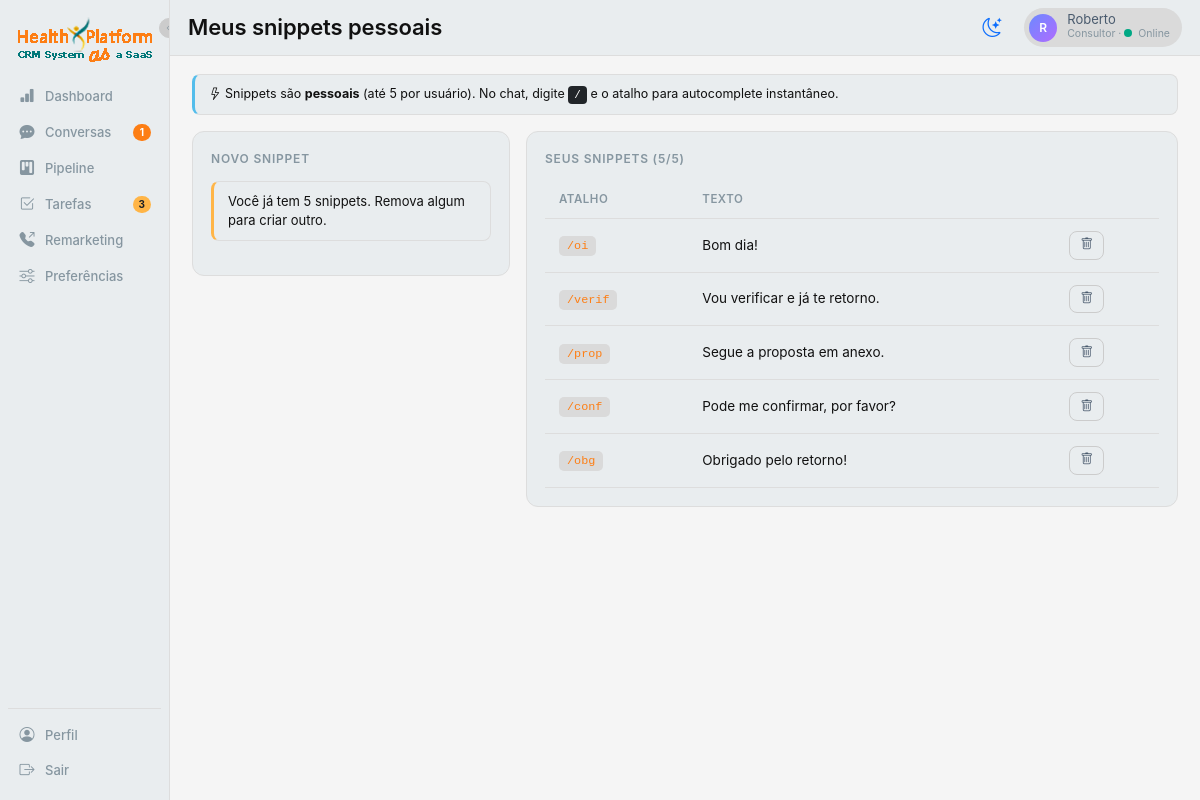
The app's page /snippets (signed in) with its own data.
### app.py (models this page shows, shortened)
class User(db.Model):
    __tablename__ = 'users'
    id = db.Column(db.Integer, primary_key=True)
    name = db.Column(db.String(120), nullable=False)
    email = db.Column(db.String(120), unique=True, nullable=False)
    password_hash = db.Column(db.String(255), nullable=False)
    role = db.Column(db.String(20), default='consultor')  # master | admin | coordenador | lider | consultor
    weekly_quota = db.Column(db.Integer, default=20)
    is_online = db.Column(db.Boolean, default=True)
    is_active = db.Column(db.Boolean, default=True)
    is_blocked = db.Column(db.Boolean, default=False)  # bloqueado por master/coordenador (não recebe lead, não envia msg)
    blocked_reason = db.Column(db.String(255), default='')
    created_at = db.Column(db.DateTime, default=datetime.utcnow)
    manager_id = db.Column(db.Integer, db.ForeignKey('users.id'))
    manager = db.relationship('User', remote_side=[id], backref='subordinados')
    favorite_templates = db.Column(db.String(255), default='')  # ids separados por vírgula (max 3)
    favorite_followups = db.Column(db.String(255), default='')  # ids separados por vírgula (max 5)
    cadence_per_day = db.Column(db.Integer, default=2)        # quantos FUPs por dia (1-4)
    cadence_days = db.Column(db.Integer, default=3)           # quantos dias mantém cadência (1-3)
    cadence_interval_hours = db.Column(db.Integer, default=3) # intervalo mínimo entre FUPs no mesmo dia

class Snippet(db.Model):
    __tablename__ = 'snippets'
    id = db.Column(db.Integer, primary_key=True)
    user_id = db.Column(db.Integer, db.ForeignKey('users.id'), nullable=False)
    shortcut = db.Column(db.String(30), nullable=False)  # ex: /oi
    body = db.Column(db.Text, nullable=False)
    created_at = db.Column(db.DateTime, default=datetime.utcnow)
    user = db.relationship('User', backref='snippets')

### app.py (the view, shortened to what this page needs)
@app.route('/snippets', methods=['GET', 'POST'])
@login_required
def snippets():
    u = current_user()
    user_snippets = Snippet.query.filter_by(user_id=u.id).all()
    return render_template('snippets.html', snippets=user_snippets)

### app.py (called while the page is built)
def current_user():
    uid = session.get('user_id')
    if not uid:
        return None
    return db.session.get(User, uid)

def login_required(f):
    @wraps(f)
    def wrap(*args, **kwargs):
        if not session.get('user_id'):
            return redirect(url_for('login'))
        return f(*args, **kwargs)
    return wrap

def filter_leads_by_visibility(query, user):
    if user.role == 'master':
        return query
    if user.role == 'coordenador':
        return query.filter(Lead.owner_id.in_(visible_user_ids(user)))
    if user.role == 'lider':
        return query.filter(db.false())
    if user.role == 'admin':
        return query
    return query.filter(Lead.owner_id == user.id)

### templates/snippets.html (shortened to what this page needs)
{% extends 'base.html' %}
{% set active_nav = 'snippets' %}
{% block page_title %}Meus snippets pessoais{% endblock %}
{% block content %}
<div class="alert alert-info mb-3" style="font-size:12.5px;">
  <i class="bi bi-lightning"></i>
  Snippets são <b>pessoais</b> (até 5 por usuário). No chat, digite <kbd>/</kbd> e o atalho para autocomplete instantâneo.
</div>
<div class="row g-3">
  <div class="col-lg-4">
    <div class="card-x">
      <div class="card-title">Novo snippet</div>
      {% if snippets|length >= 5 %}
        <div class="alert alert-warning fs-13">Você já tem 5 snippets. Remova algum para criar outro.</div>
      {% endif %}
    </div>
  </div>
  <div class="col-lg-8">
    <div class="card-x">
      <div class="card-title">Seus snippets ({{ snippets|length }}/5)</div>
      <table class="x-table">
        <thead><tr><th>Atalho</th><th>Texto</th><th></th></tr></thead>
        <tbody>
          {% for s in snippets %}
          <tr>
            <td><code style="background:var(--bg-elev);padding:3px 8px;border-radius:5px;color:var(--brand);font-family:monospace;">{{ s.shortcut }}</code></td>
            <td>{{ s.body }}</td>
            <td>
              <form method="POST" action="{{ url_for('snippet_delete', sid=s.id) }}" onsubmit="return confirm('Remover snippet?')">
                <button class="btn btn-sm btn-ghost"><i class="bi bi-trash"></i></button>
              </form>
            </td>
          </tr>
          {% else %}
          <tr><td colspan="3" class="text-center text-mute">Nenhum snippet ainda.</td></tr>
          {% endfor %}
        </tbody>
      </table>
    </div>
  </div>
</div>
{% endblock %}

### templates/base.html (shortened to what this page needs)
<!doctype html>
<html lang="pt-BR">
<head>
  <link href="https://cdn.jsdelivr.net/npm/bootstrap@5.3.2/dist/css/bootstrap.min.css" rel="stylesheet">
  <link href="https://cdn.jsdelivr.net/npm/bootstrap-icons@1.11.2/font/bootstrap-icons.css" rel="stylesheet">
  <link rel="stylesheet" href="{{ url_for('static', filename='css/app.css') }}">
</head>
<body data-lead-id="{{ lead_id_for_js or '' }}" data-user-id="{{ current_user.id if current_user else '' }}"
  data-user-role="{{ current_user.role if current_user else '' }}">
  {% if current_user %}
  <div class="app-shell">
    <aside class="sidebar">
      <button type="button" class="sidebar-toggle" onclick="toggleSidebar()" title="Expandir/recolher menu">
        <i class="bi bi-chevron-left"></i>
      </button>
      <div class="brand" title="CRM Conversacional">
        <img src="{{ url_for('static', filename='imgs/logo.png') }}" alt="Logo" class="logo">
      </div>
      <a href="{{ url_for('dashboard') }}" data-tip="Dashboard"
        class="nav-item {% if active_nav == 'dashboard' %}active{% endif %}">
        <i class="bi bi-bar-chart-fill"></i><span class="nav-label">Dashboard</span>
      </a>
      {% if current_user.role in ('consultor', 'master', 'coordenador') %}
      <a href="{{ url_for('conversas') }}" data-tip="Conversas"
        class="nav-item {% if active_nav == 'conversas' %}active{% endif %}">
        <i class="bi bi-chat-dots-fill"></i>
        <span class="nav-label">Conversas</span>
        {% if unread_count and unread_count > 0 %}<span class="nav-badge">{{ unread_count }}</span>{% endif %}
      </a>
      <a href="{{ url_for('pipeline') }}" data-tip="Pipeline"
        class="nav-item {% if active_nav == 'pipeline' %}active{% endif %}">
        <i class="bi bi-kanban-fill"></i><span class="nav-label">Pipeline</span>
      </a>
      <a href="{{ url_for('tarefas') }}" data-tip="Tarefas"
        class="nav-item {% if active_nav == 'tarefas' %}active{% endif %}">
        <i class="bi bi-check2-square"></i><span class="nav-label">Tarefas</span>
        {% if pending_tasks and pending_tasks > 0 %}<span class="nav-badge nav-badge-warn">{{ pending_tasks }}</span>{%
        endif %}
      </a>
      <a href="{{ url_for('remarketing') }}" data-tip="Remarketing"
        class="nav-item {% if active_nav == 'remarketing' %}active{% endif %}">
        <i class="bi bi-telephone-outbound-fill"></i><span class="nav-label">Remarketing</span>
      </a>
      {% endif %}
      {% if current_user.role in ('consultor', 'master', 'coordenador') %}
      <a href="{{ url_for('preferencias') }}" data-tip="Preferências"
        class="nav-item {% if active_nav == 'preferencias' %}active{% endif %}">
        <i class="bi bi-sliders"></i><span class="nav-label">Preferências</span>
      </a>
      {% endif %}
      <div class="nav-bottom">
        <a href="{{ url_for('perfil') }}" data-tip="Perfil"
          class="nav-item {% if active_nav == 'perfil' %}active{% endif %}">
          <i class="bi bi-person-circle"></i><span class="nav-label">Perfil</span>
        </a>
        <a href="{{ url_for('logout') }}" data-tip="Sair" class="nav-item">
          <i class="bi bi-box-arrow-right"></i><span class="nav-label">Sair</span>
        </a>
      </div>
    </aside>
    <main class="main">
      <div class="topbar">
        <div class="page-title">{% block page_title %}{% endblock %}</div>
        <button id="themeToggle" class="btn btn-link text-decoration-none theme-toggle-btn"
          title="Alternar tema claro/escuro" type="button">
          <i id="themeIcon" class="bi bi-moon-stars"></i>
        </button>
        <div class="user-chip">
          <div class="avatar">{{ current_user.name[0]|upper }}</div>
          <div>
            <div class="user-name">{{ current_user.name }}</div>
            <div class="user-role-status">
              {% if current_user.role == 'admin' %}Administrador{% else %}Consultor{% endif %}
              · <span class="status-dot {% if current_user.is_online %}online{% else %}offline{% endif %}"></span>{% if
              current_user.is_online %}Online{% else %}Offline{% endif %}
            </div>
          </div>
        </div>
      </div>
      <div class="content {% block content_class %}{% endblock %}">
        {% block content %}{% endblock %}
      </div>
    </main>
  </div>
  {% else %}
  {% block anon %}{% endblock %}
  {% endif %}
</body>
</html>

### records on screen
User: name "R", name "Roberto"
Snippet: shortcut "/oi", body "Bom dia!"
Snippet: shortcut "/verif", body "Vou verificar e já te retorno."
Snippet: shortcut "/prop", body "Segue a proposta em anexo."
Snippet: shortcut "/conf", body "Pode me confirmar, por favor?"
Snippet: shortcut "/obg", body "Obrigado pelo retorno!"

### other values on screen
{{ unread_count }} "1"
{{ pending_tasks }} "3"
{{ snippets|length }} "5"
